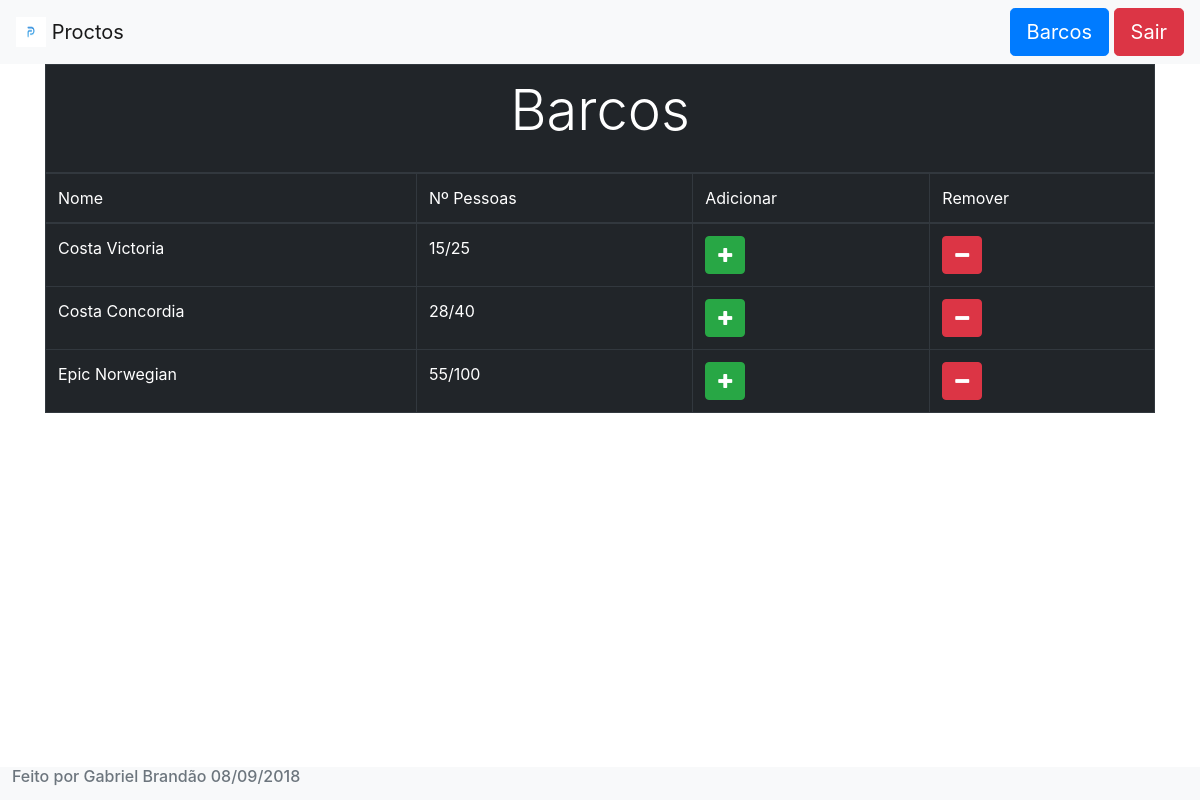
The page /home.php (signed in) on the database its author committed.
### tables this page shows
CREATE TABLE `barcos` (
  `id_barco` int(11) NOT NULL,
  `barco` int(11) NOT NULL,
  `contagem` int(11) NOT NULL DEFAULT '0',
  `maximo` int(50) NOT NULL DEFAULT '15'
);

CREATE TABLE `barcos_txt` (
  `id_barco_txt` int(11) NOT NULL,
  `barco_nome` varchar(200) NOT NULL
);

### home.php (the view, shortened to what this page needs)
<?php
include 'header.php';
?>
<table class="table table-dark table-bordered">
	<thead>
		<tr>
			<td colspan="4"><p class="text-center display-4">Barcos</p></td>
		</tr>
		<tr>
			<td>Nome</td>
			<td>Nº Pessoas</td>
			<td>Adicionar</td>
			<td>Remover</td>
		</tr>
	</thead>
	<tbody>
	<?php
	$query = mysqli_query($link, "SELECT * FROM barcos INNER JOIN barcos_txt ON barcos.barco = barcos_txt.id_barco_txt") or die(mysqli_error($link));
	if (mysqli_num_rows($query) > 0) {
		while ($info = mysqli_fetch_array($query)) {
			$nome_barco = $info['barco_nome'];
			$id_barco = $info['id_barco'];
			$contagem = $info['contagem'];
			$maximo = $info['maximo'];
			echo "<input type='hidden' id='maximo' value='$maximo'><tr>
			<td>".$nome_barco."</td>
			<td><div class='contagem_".$id_barco."'>".$contagem."/<span>".$maximo."</span></div></td>
			<td><button class='btn btn-success operate' value='$id_barco' id='1'><i class='fas fa-plus'></i></button></td>
			<td><button class='btn btn-danger operate' value='$id_barco' id='2'><i class='fas fa-minus'></i></button></td>
			</tr>";
		}
	}
	?>
	</tbody>
</table>
<?php include 'footer.php'; ?>

### header.php (shortened to what this page needs)
<!DOCTYPE html>
<html>
<head>
	<link rel="stylesheet" type="text/css" href="bootstrap/css/bootstrap.min.css">
	<link href="fontawesome-free-5.0.1/css/fontawesome-all.css" rel="stylesheet" type="text/css">
</head>
<body>
	<nav class="navbar navbar-light bg-light">
		<?php if (isset($_SESSION['user'])) { ?>
		<a class="navbar-brand" href="home.php">
		<?php } else { ?>
		<a class="navbar-brand" href="#">
		<?php } ?>
			<img src="img/logo.png" width="30" height="30" class="d-inline-block align-top" alt="Logo">
			Proctos
		</a>
		<?php if (isset($_SESSION['user'])) { ?>
		<div>
				<a class="btn btn-primary btn-lg" style="color: #FFFFFF;" href="home.php">Barcos</a>
				<a class="btn btn-danger btn-lg" style="color: #FFFFFF;" href="logout.php">Sair</a>
		</div>
		<?php } ?>
	</nav>
	<div class="container">

### footer.php
</div>
<div style="background-color: #f8f9fa !important; position: fixed; bottom: 0; width: 100%; padding-bottom: 0.5%;">
	<h6 class="text-secondary" style="padding-left: 1%;">Feito por Gabriel Brandão 08/09/2018</h6>
</div>
</body>
</html>

### rows shown on the page
barcos: barco.barco_nome "Costa Victoria", contagem "15", maximo "25", $id_barco 1 (drawn)
barcos: barco.barco_nome "Costa Concordia", contagem "28", maximo "40", $id_barco 2 (drawn)
barcos: barco.barco_nome "Epic Norwegian", contagem "55", maximo "100", $id_barco 4 (drawn)
